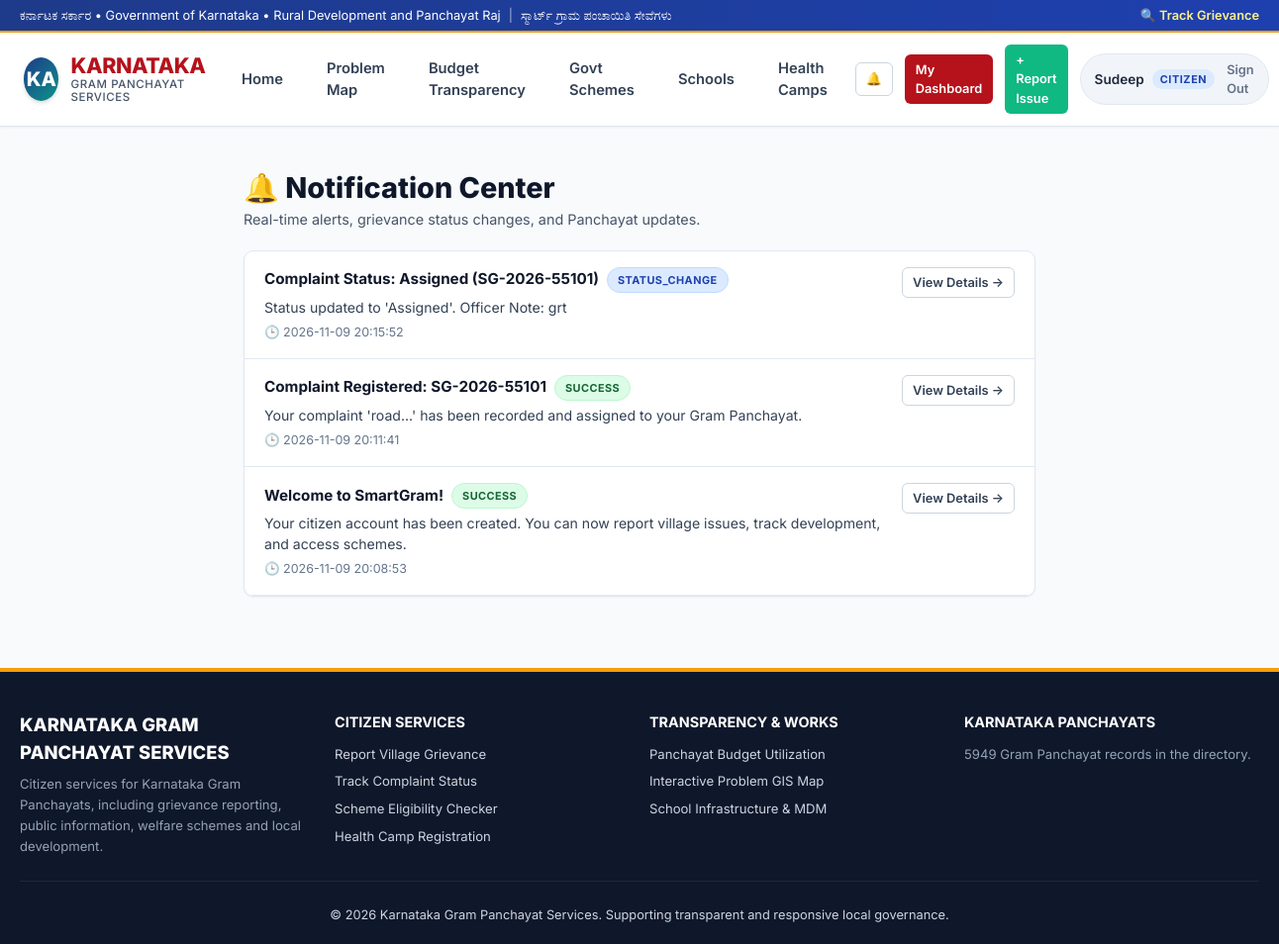
The app's page /notifications (signed in) with its own data.
### tables this page shows
CREATE TABLE users (
        id INTEGER PRIMARY KEY AUTOINCREMENT,
        name TEXT NOT NULL,
        email TEXT UNIQUE NOT NULL,
        password_hash TEXT NOT NULL,
        role TEXT NOT NULL CHECK(role IN ('citizen', 'officer', 'admin')),
        phone TEXT,
        panchayat_id INTEGER,
        address TEXT,
        created_at TIMESTAMP DEFAULT CURRENT_TIMESTAMP,
        FOREIGN KEY (panchayat_id) REFERENCES panchayats(id) ON DELETE SET NULL
    );

CREATE TABLE notifications (
        id INTEGER PRIMARY KEY AUTOINCREMENT,
        user_id INTEGER NOT NULL,
        title TEXT NOT NULL,
        message TEXT NOT NULL,
        link TEXT,
        is_read INTEGER DEFAULT 0,
        notification_type TEXT DEFAULT 'info',
        created_at TIMESTAMP DEFAULT CURRENT_TIMESTAMP,
        FOREIGN KEY (user_id) REFERENCES users(id) ON DELETE CASCADE
    );

### app.py (the view)
@app.route('/notifications')
@login_required
def view_notifications():
    cursor = g.db.cursor()
    cursor.execute("""
        SELECT * FROM notifications
        WHERE user_id = ?
        ORDER BY created_at DESC
    """, (g.user['id'],))
    user_notifications = cursor.fetchall()
    cursor.execute("UPDATE notifications SET is_read = 1 WHERE user_id = ?", (g.user['id'],))
    g.db.commit()
    return render_template('notifications.html', notifications=user_notifications)

### app.py (called while the page is built, shortened)
@app.before_request
def before_request():
    g.db = get_db()
    g.user = None
    if 'user_id' in session:
        cursor = g.db.cursor()
        cursor.execute("""
            SELECT u.*, p.name as panchayat_name, p.district as panchayat_district, p.code as panchayat_code
            FROM users u
            LEFT JOIN panchayats p ON u.panchayat_id = p.id
            WHERE u.id = ?
        """, (session['user_id'],))
        g.user = cursor.fetchone()

@app.teardown_request
def teardown_request(exception=None):
    db = getattr(g, 'db', None)
    if db is not None:
        db.close()

@app.context_processor
def inject_global_vars():
    unread_count = 0
    panchayats_list = []
    if g.user:
        cursor = g.db.cursor()
        cursor.execute("SELECT COUNT(*) FROM notifications WHERE user_id = ? AND is_read = 0", (g.user['id'],))
        unread_count = cursor.fetchone()[0]
    cursor = g.db.cursor()
    cursor.execute("SELECT COUNT(*) FROM panchayats WHERE state = 'Karnataka'")
    panchayat_count = cursor.fetchone()[0]
    panchayat_picker_endpoints = {
        'register', 'submit_complaint', 'public_map', 'public_budget',
        'public_health_camps', 'admin_projects'
    }
    return {
        'current_user': g.user,
        'unread_notifications_count': unread_count,
        'all_panchayats': panchayats_list,
        'panchayat_count': panchayat_count,
        'current_year': datetime.now().year
    }

def login_required(f):
    @wraps(f)
    def decorated_function(*args, **kwargs):
        if not g.user:
            flash("Please sign in to access this page.", "warning")
            return redirect(url_for('login', next=request.url))
        return f(*args, **kwargs)
    return decorated_function

### database.py (called while the page is built)
def get_db():
    conn = sqlite3.connect(Config.DATABASE)
    conn.row_factory = sqlite3.Row
    conn.execute("PRAGMA foreign_keys = ON")
    return conn

### templates/notifications.html (shortened to what this page needs)
{% extends "base.html" %}
{% block content %}
<div style="max-width: 800px; margin: 0 auto;">
  <div style="display: flex; justify-content: space-between; align-items: center; margin-bottom: 20px;">
    <div>
      <h1 style="font-size: 1.8rem; font-weight: 800; color: var(--slate-900);">🔔 Notification Center</h1>
      <p style="color: var(--slate-600); font-size: 0.9rem;">Real-time alerts, grievance status changes, and Panchayat updates.</p>
    </div>
  </div>
  <div class="card">
    <div class="card-body" style="padding: 0;">
      {% for notif in notifications %}
        <div style="padding: 16px 20px; border-bottom: 1px solid var(--slate-200); display: flex; justify-content: space-between; align-items: flex-start; gap: 12px; {% if notif.is_read == 0 %}background: #f0f9ff;{% endif %}">
          <div style="flex: 1;">
            <div style="display: flex; align-items: center; gap: 8px; margin-bottom: 4px;">
              <strong style="font-size: 0.95rem; color: var(--slate-900);">{{ notif.title }}</strong>
              <span class="badge badge-{% if notif.notification_type == 'success' %}resolved{% elif notif.notification_type == 'warning' %}high{% elif notif.notification_type == 'status_change' %}progress{% else %}assigned{% endif %}" style="font-size: 0.68rem;">
                {{ notif.notification_type }}
              </span>
            </div>
            <p style="font-size: 0.88rem; color: var(--slate-700); margin-bottom: 6px; line-height: 1.5;">
              {{ notif.message }}
            </p>
            <div style="font-size: 0.78rem; color: #64748b;">
              🕒 {{ notif.created_at }}
            </div>
          </div>
          {% if notif.link %}
            <div>
              <a href="{{ notif.link }}" class="btn btn-sm btn-outline" style="white-space: nowrap;">
                View Details &rarr;
              </a>
            </div>
          {% endif %}
        </div>
      {% else %}
        <div style="padding: 40px; text-align: center; color: #64748b;">
          <div style="font-size: 2rem; margin-bottom: 8px;">🔕</div>
          <div style="font-size: 1rem; font-weight: 600;">No notifications at this time.</div>
          <p style="font-size: 0.85rem; margin-top: 4px;">You're all caught up!</p>
        </div>
      {% endfor %}
    </div>
  </div>
</div>
{% endblock %}

### templates/base.html (shortened to what this page needs)
<!DOCTYPE html>
<html lang="en">
<head>
  <link rel="stylesheet" href="https://unpkg.com/leaflet@1.9.4/dist/leaflet.css"/>
  <link rel="stylesheet" href="{{ url_for('static', filename='css/style.css') }}">
</head>
<body>
  <div class="gov-top-bar">
    <div style="display: flex; align-items: center; gap: 8px;">
      <span>ಕರ್ನಾಟಕ ಸರ್ಕಾರ • Government of Karnataka • Rural Development and Panchayat Raj</span>
      <span style="opacity: 0.6;">|</span>
      <span>ಸ್ಮಾರ್ಟ್ ಗ್ರಾಮ ಪಂಚಾಯಿತಿ ಸೇವೆಗಳು</span>
    </div>
    <div style="display: flex; align-items: center; gap: 16px;">
      <a href="{{ url_for('track_complaint_public') }}" style="color: #fef08a; font-weight: 600; text-decoration: none;">🔍 Track Grievance</a>
    </div>
  </div>
  <nav class="gov-navbar">
    <div class="nav-container">
      <a href="{{ url_for('index') }}" class="brand-wrapper">
        <div class="brand-emblem">KA</div>
        <div class="brand-title">
          <span>KARNATAKA</span>
          <span class="brand-subtitle">Gram Panchayat Services</span>
        </div>
      </a>
      <ul class="nav-links" id="main-navigation">
        <li><a href="{{ url_for('index') }}" class="nav-link">Home</a></li>
        <li><a href="{{ url_for('public_map') }}" class="nav-link">Problem Map</a></li>
        <li><a href="{{ url_for('public_budget') }}" class="nav-link">Budget Transparency</a></li>
        <li><a href="{{ url_for('public_schemes') }}" class="nav-link">Govt Schemes</a></li>
        <li><a href="{{ url_for('public_schools') }}" class="nav-link">Schools</a></li>
        <li><a href="{{ url_for('public_health_camps') }}" class="nav-link">Health Camps</a></li>
      </ul>
      <div class="nav-actions">
        {% if current_user %}
          <a href="{{ url_for('view_notifications') }}" class="btn btn-outline btn-sm" style="position: relative; padding: 6px 10px;" title="Notifications">
            🔔
          </a>
          {% if current_user.role == 'citizen' %}
            <a href="{{ url_for('citizen_dashboard') }}" class="btn btn-primary btn-sm">My Dashboard</a>
            <a href="{{ url_for('submit_complaint') }}" class="btn btn-success btn-sm">+ Report Issue</a>
          {% elif current_user.role == 'officer' %}
            <a href="{{ url_for('officer_dashboard') }}" class="btn btn-primary btn-sm">Officer Console</a>
          {% elif current_user.role == 'admin' %}
            <a href="{{ url_for('admin_dashboard') }}" class="btn btn-primary btn-sm">Admin Portal</a>
          {% endif %}
          <div class="user-badge">
            <span>{{ current_user.name.split()[0] }}</span>
            <span class="role-pill role-{{ current_user.role }}">{{ current_user.role }}</span>
            <a href="{{ url_for('logout') }}" title="Sign Out" style="color: #64748b; font-size: 0.8rem; margin-left: 4px;">Sign Out</a>
          </div>
        {% else %}
          <a href="{{ url_for('login') }}" class="btn btn-outline btn-sm">Sign In</a>
          <a href="{{ url_for('register') }}" class="btn btn-primary btn-sm">Citizen Register</a>
        {% endif %}
      </div>
    </div>
  </nav>
  <main class="main-wrapper">
    {% block content %}{% endblock %}
  </main>
  <footer class="gov-footer">
    <div class="footer-container">
      <div class="grid-4" style="margin-bottom: 24px;">
        <div>
          <div style="font-size: 1.15rem; font-weight: 800; color: #ffffff; margin-bottom: 8px;">KARNATAKA GRAM PANCHAYAT SERVICES</div>
          <p style="font-size: 0.82rem; color: #94a3b8; line-height: 1.6;">
            Citizen services for Karnataka Gram Panchayats, including grievance reporting, public information, welfare schemes and local development.
          </p>
        </div>
        <div>
          <div style="font-size: 0.9rem; font-weight: 700; color: #ffffff; margin-bottom: 12px; text-transform: uppercase;">Citizen Services</div>
          <ul style="list-style: none; font-size: 0.82rem; color: #94a3b8; display: flex; flex-direction: column; gap: 8px;">
            <li><a href="{{ url_for('submit_complaint') }}" style="color: #cbd5e1;">Report Village Grievance</a></li>
            <li><a href="{{ url_for('track_complaint_public') }}" style="color: #cbd5e1;">Track Complaint Status</a></li>
            <li><a href="{{ url_for('public_schemes') }}" style="color: #cbd5e1;">Scheme Eligibility Checker</a></li>
            <li><a href="{{ url_for('public_health_camps') }}" style="color: #cbd5e1;">Health Camp Registration</a></li>
          </ul>
        </div>
        <div>
          <div style="font-size: 0.9rem; font-weight: 700; color: #ffffff; margin-bottom: 12px; text-transform: uppercase;">Transparency & Works</div>
          <ul style="list-style: none; font-size: 0.82rem; color: #94a3b8; display: flex; flex-direction: column; gap: 8px;">
            <li><a href="{{ url_for('public_budget') }}" style="color: #cbd5e1;">Panchayat Budget Utilization</a></li>
            <li><a href="{{ url_for('public_map') }}" style="color: #cbd5e1;">Interactive Problem GIS Map</a></li>
            <li><a href="{{ url_for('public_schools') }}" style="color: #cbd5e1;">School Infrastructure & MDM</a></li>
          </ul>
        </div>
        <div>
          <div style="font-size: 0.9rem; font-weight: 700; color: #ffffff; margin-bottom: 12px; text-transform: uppercase;">Karnataka Panchayats</div>
          <p style="font-size: 0.82rem; color: #94a3b8;">{{ panchayat_count|int }} Gram Panchayat records in the directory.</p>
        </div>
      </div>
      <div class="footer-bottom">
        <p>© {{ current_year }} Karnataka Gram Panchayat Services. Supporting transparent and responsive local governance.</p>
      </div>
    </div>
  </footer>
</body>
</html>

### records on screen
users: name "Sudeep", role "CITIZEN"
notifications: title "Complaint Status: Assigned (SG-2026-55101)", notification_type "STATUS_CHANGE", message "Status updated to 'Assigned'. Officer Note: grt", created_at "2026-11-09 20:15:52"
notifications: title "Complaint Registered: SG-2026-55101", notification_type "SUCCESS", message "Your complaint 'road...' has been recorded and assigned to your Gram Panchayat.", created_at "2026-11-09 20:11:41"
notifications: title "Welcome to SmartGram!", notification_type "SUCCESS", message "Your citizen account has been created. You can now report village issues, track development, and access schemes.", created_at "2026-11-09 20:08:53"

### other values on screen
{{ panchayat_count|int }} "5949"
